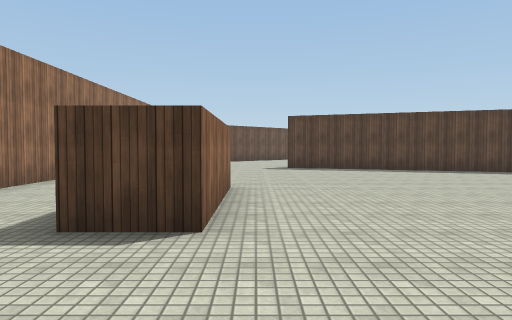
[1] (above)

24 first-person views from a walk through a 3-D level made in the Unity game engine. The camera is 1.4 m above the floor, tilts 2° down and sees 70° across. The floor is counted in squares, 2 m on a side. Each view is taken from the middle of a square. On the plan, view 1 faces up. The plan holds only what a view shows up to about 11 squares ahead; the rest is blank. The place goes on beyond the plan. Surface patterns are stand-ins for the level's own textures.

[2]
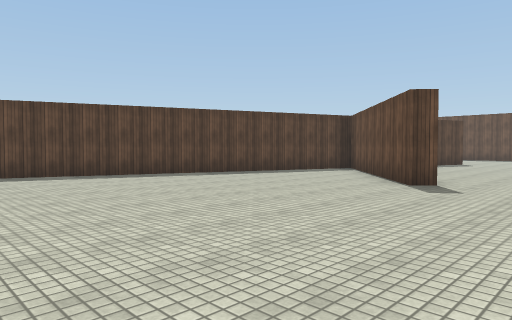

[3]
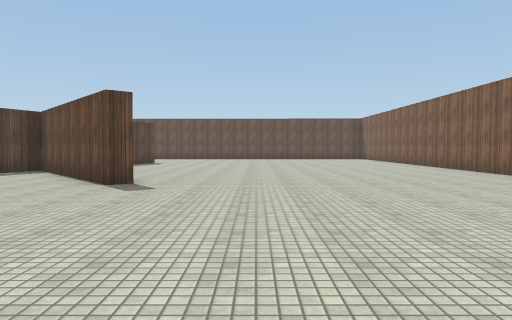

[4]
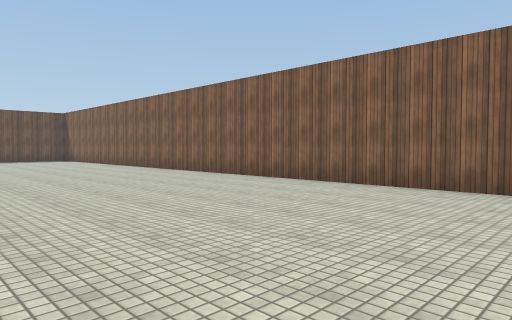

[5]
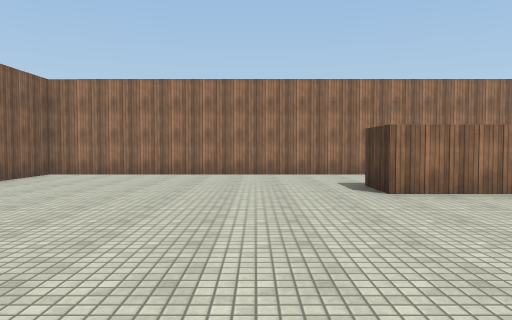

[6]
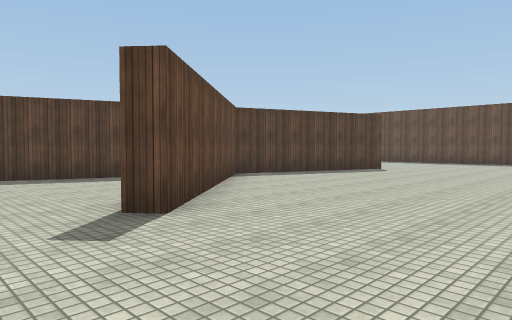

[7]
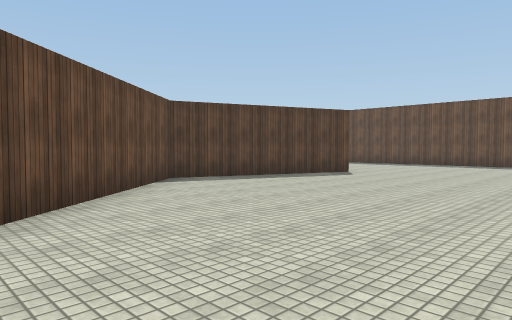

[8]
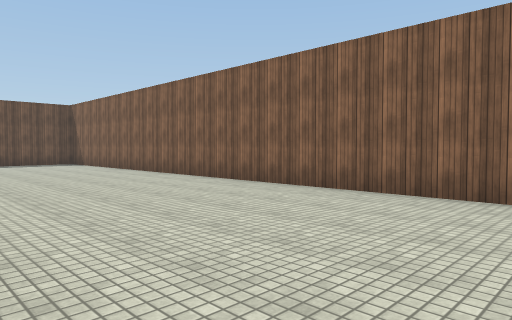

[9]
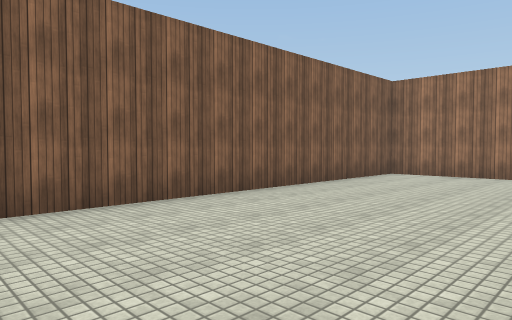

[10]
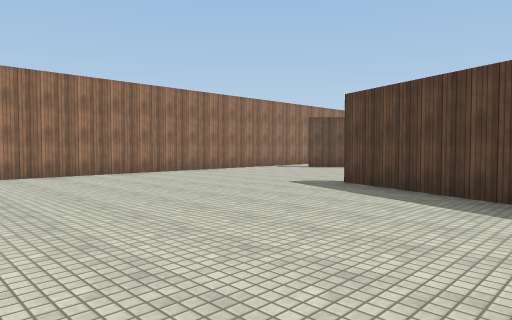

[11]
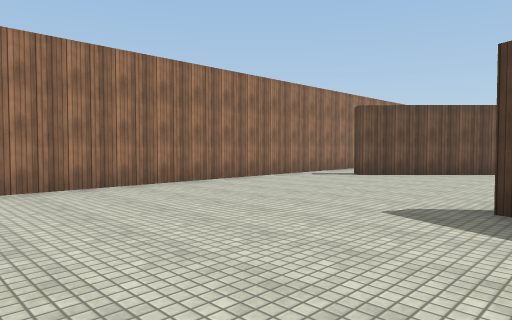

[12]
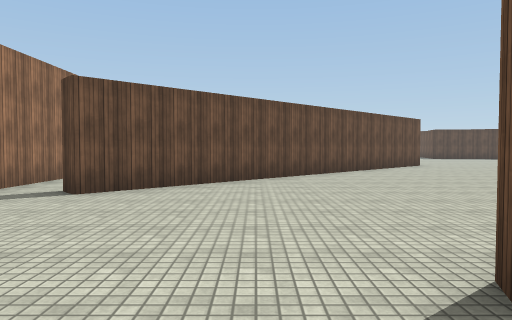

[13]
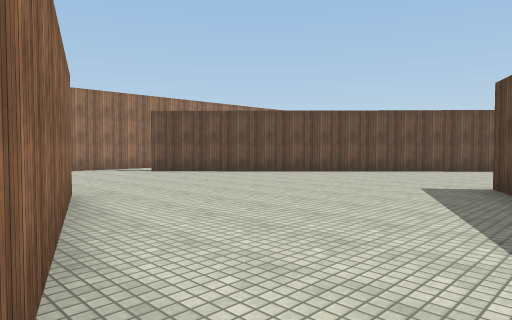

[14]
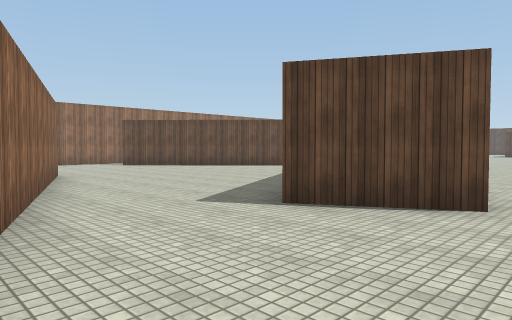

[15]
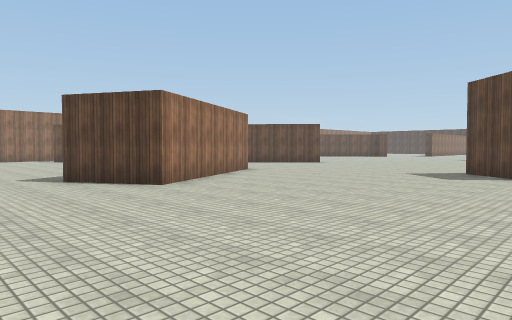

[16]
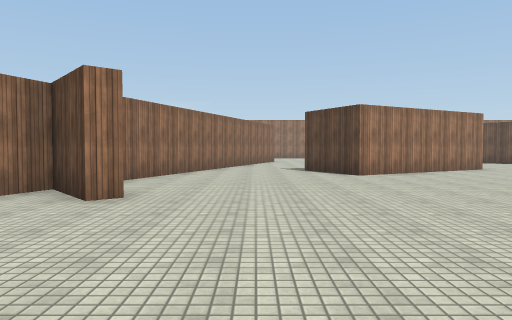

[17]
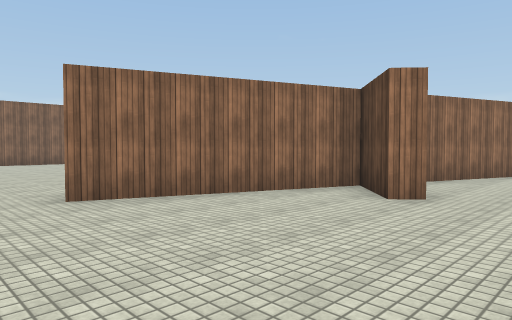

[18]
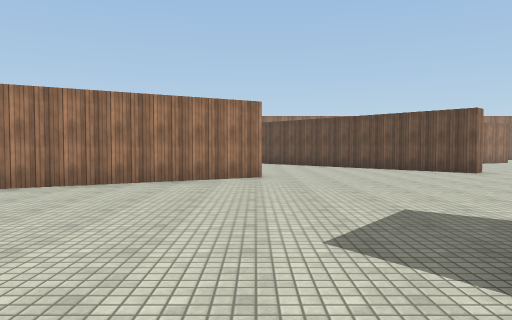

[19]
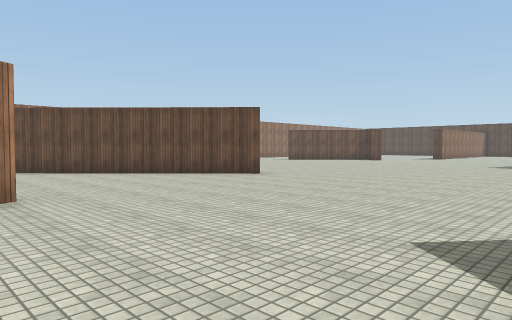

[20]
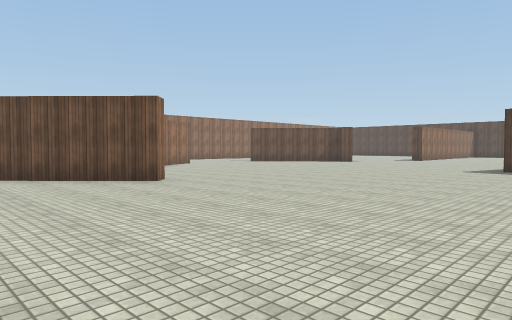

[21]
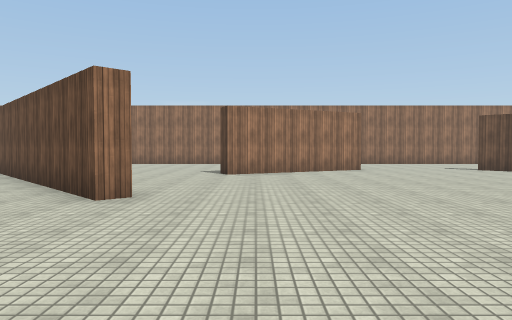

[22]
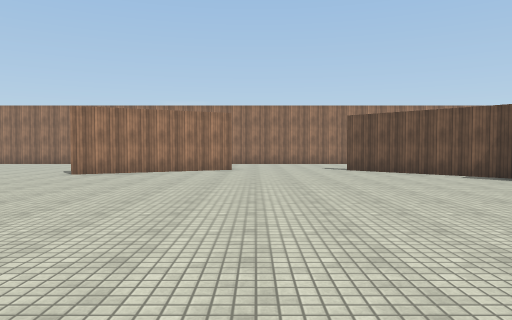

[23]
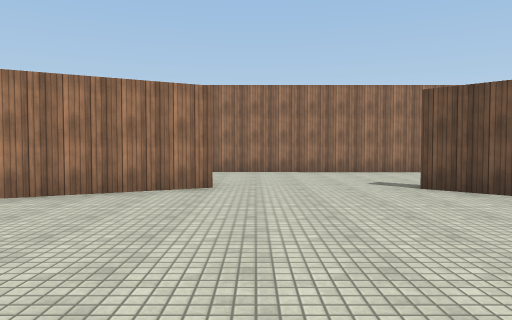

[24]
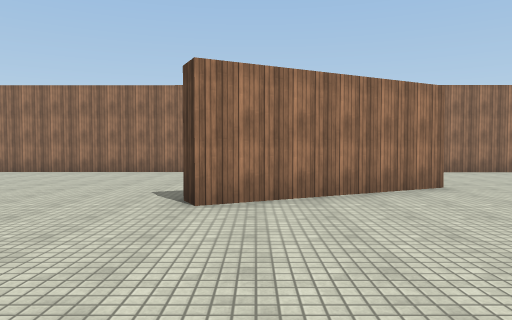

### Floor plan
Points are (right, up) in squares from view 1. A wall is a line through its corners. A room is listed if a view was taken in it or the views show most of it. See-through windows are left out.
Room 1 (views 1, 2, 3, 4, 5, 6, 7, 8, 9, 10, 11, 12, 13, 14, 15, 16, 17, 18, 19, 20, 21, 22, 23, 24)
walls: (5.9, 17.4) (5.5, 18.1); (7.5, 19.2) (10, 14.6) (8, 13.4); (1.2, 12.9) (11.3, 9.2); (13.9, 10.2) (14.3, 9.8) (12.9, 8.6) (17.5, 6.9); (14.3, 20.6) (13.1, 21.7); (5.8, 25.3) (6.2, 24.9) (-2.7, 16.4) (-3.1, 16.8); (-0.4, 6.4) (-0.4, 3) (-1.8, 3); (17.3, 6.5) (12.5, 8.2) (8.1, 4.4) (7.7, 4.7) (12, 8.4) (1, 12.4); (-4.3, 25) (-4.3, 6.1); (-4.3, 3.9) (-4.4, -4.3) (17.4, -4.3); (-0.4, 30.3) (1.7, 26.3) (1.2, 26.1); (2.9, 36.8) (-0.2, 33.7); (-4.2, 35.7) (-4.3, 29.7)

Positions as (right, up) in squares from view 1, and headings:
1: (0, 0), facing up
2: (1, 2), facing up-right
3: (1, 2), facing right
4: (3, 2), facing down-right
5: (5, 1), facing left
6: (6, 1), facing up-right
7: (8, 1), facing up-right
8: (7, 1), facing down-right
9: (5, 0), facing down-left
10: (5, 6), facing up-left
11: (2, 8), facing up-left
12: (0, 11), facing up
13: (7, 11), facing up-left
14: (11, 10), facing up-left
15: (16, 11), facing up-left
16: (19, 12), facing left
17: (19, 12), facing down-left
18: (16, 19), facing left
19: (13, 18), facing up-left
20: (13, 21), facing up-left
21: (11, 27), facing left
22: (11, 31), facing left
23: (6, 31), facing left
24: (6, 27), facing left
